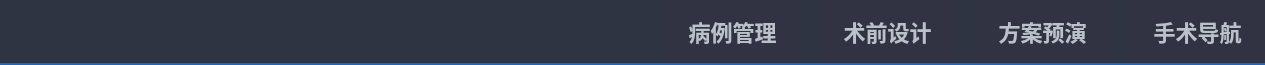
<?xml version="1.0" encoding="UTF-8"?>
<ui version="4.0">
 <class>SubToolBar</class>
 <widget class="QWidget" name="SubToolBar">
  <property name="geometry">
   <rect>
    <x>0</x>
    <y>0</y>
    <width>1265</width>
    <height>65</height>
   </rect>
  </property>
  <property name="minimumSize">
   <size>
    <width>0</width>
    <height>65</height>
   </size>
  </property>
  <property name="maximumSize">
   <size>
    <width>16777215</width>
    <height>65</height>
   </size>
  </property>
  <property name="windowTitle">
   <string>Form</string>
  </property>
  <property name="styleSheet">
   <string notr="true">#label_title
{
font-size: 22px;
font-family: Microsoft YaHei;
font-weight: bold;
color: #E0E0E1;
line-height: 45px;
}
#SubToolBar
{
background: #2F3443;
border:none;
border-bottom:2px solid #1269D3;
}
#pushButton_casemanage,#pushButton_design,#pushButton_rehearsal,#pushButton_navigate{
background:#313343;
border:none;
font-size: 22px;
font-family: &quot;思源黑体 CN Bold&quot;;
color: #BBC1CA;
}
#pushButton_casemanage:checked,#pushButton_design:checked,#pushButton_rehearsal:checked,#pushButton_navigate:checked{
background-color: qlineargradient(spread:pad,x1:0, y1:0, x2:0, y2:1,
stop:0 #1167CF,stop:0.5 #197CF4,stop:1 #1167CF);
border:none;
font-size: 22px;
font-family: &quot;思源黑体 CN Bold&quot;;
color: #FFFFFF;
}
#pushButton_casemanage:focus,#pushButton_design:focus,#pushButton_rehearsal:focus,#pushButton_navigate:focus{
outline:none;
}</string>
  </property>
  <layout class="QHBoxLayout" name="horizontalLayout">
   <property name="spacing">
    <number>20</number>
   </property>
   <property name="leftMargin">
    <number>20</number>
   </property>
   <property name="topMargin">
    <number>0</number>
   </property>
   <property name="rightMargin">
    <number>0</number>
   </property>
   <property name="bottomMargin">
    <number>2</number>
   </property>
   <item>
    <spacer name="horizontalSpacer">
     <property name="orientation">
      <enum>Qt::Horizontal</enum>
     </property>
     <property name="sizeHint" stdset="0">
      <size>
       <width>62</width>
       <height>20</height>
      </size>
     </property>
    </spacer>
   </item>
   <item>
    <widget class="QPushButton" name="pushButton_casemanage">
     <property name="minimumSize">
      <size>
       <width>135</width>
       <height>63</height>
      </size>
     </property>
     <property name="maximumSize">
      <size>
       <width>135</width>
       <height>63</height>
      </size>
     </property>
     <property name="font">
      <font>
       <family>思源黑体 CN Bold</family>
       <pointsize>-1</pointsize>
       <weight>75</weight>
       <bold>true</bold>
      </font>
     </property>
     <property name="text">
      <string>病例管理</string>
     </property>
     <property name="checkable">
      <bool>true</bool>
     </property>
     <attribute name="buttonGroup">
      <string notr="true">buttonGroup</string>
     </attribute>
    </widget>
   </item>
   <item>
    <widget class="QPushButton" name="pushButton_design">
     <property name="minimumSize">
      <size>
       <width>135</width>
       <height>63</height>
      </size>
     </property>
     <property name="maximumSize">
      <size>
       <width>135</width>
       <height>63</height>
      </size>
     </property>
     <property name="font">
      <font>
       <family>思源黑体 CN Bold</family>
       <pointsize>-1</pointsize>
       <weight>75</weight>
       <bold>true</bold>
      </font>
     </property>
     <property name="text">
      <string>术前设计</string>
     </property>
     <property name="checkable">
      <bool>true</bool>
     </property>
     <attribute name="buttonGroup">
      <string notr="true">buttonGroup</string>
     </attribute>
    </widget>
   </item>
   <item>
    <widget class="QPushButton" name="pushButton_rehearsal">
     <property name="minimumSize">
      <size>
       <width>135</width>
       <height>63</height>
      </size>
     </property>
     <property name="maximumSize">
      <size>
       <width>135</width>
       <height>63</height>
      </size>
     </property>
     <property name="font">
      <font>
       <family>思源黑体 CN Bold</family>
       <pointsize>-1</pointsize>
       <weight>75</weight>
       <bold>true</bold>
      </font>
     </property>
     <property name="text">
      <string>方案预演</string>
     </property>
     <property name="checkable">
      <bool>true</bool>
     </property>
     <attribute name="buttonGroup">
      <string notr="true">buttonGroup</string>
     </attribute>
    </widget>
   </item>
   <item>
    <widget class="QPushButton" name="pushButton_navigate">
     <property name="minimumSize">
      <size>
       <width>135</width>
       <height>63</height>
      </size>
     </property>
     <property name="maximumSize">
      <size>
       <width>135</width>
       <height>63</height>
      </size>
     </property>
     <property name="font">
      <font>
       <family>思源黑体 CN Bold</family>
       <pointsize>-1</pointsize>
       <weight>75</weight>
       <bold>true</bold>
      </font>
     </property>
     <property name="text">
      <string>手术导航</string>
     </property>
     <property name="checkable">
      <bool>true</bool>
     </property>
     <attribute name="buttonGroup">
      <string notr="true">buttonGroup</string>
     </attribute>
    </widget>
   </item>
  </layout>
 </widget>
 <resources>
  <include location="../qr.qrc"/>
 </resources>
 <connections/>
 <buttongroups>
  <buttongroup name="buttonGroup"/>
 </buttongroups>
</ui>
